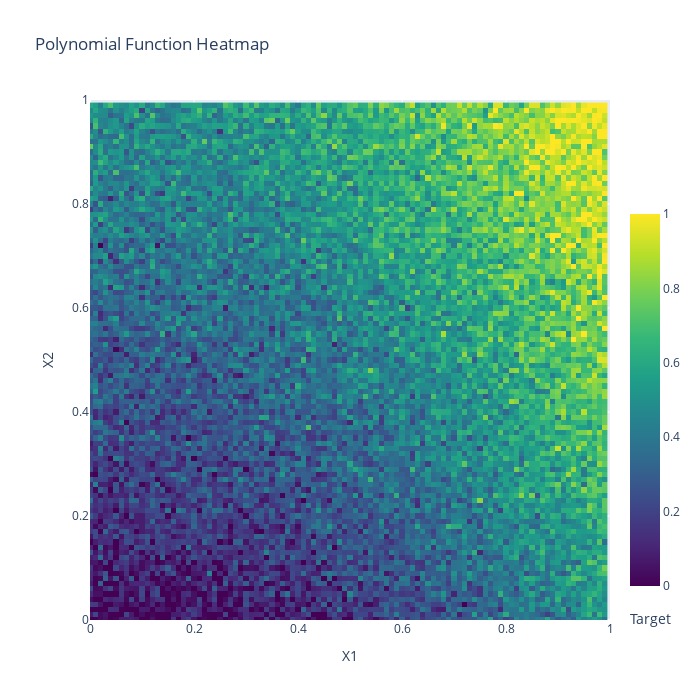

The cell this chart's notebook holds for it:
### Code cell
# Set input space
n_dim_X = 2
X_bounds = np.array([(0, 1)]*n_dim_X)

def polynomial_function_1d(X: np.ndarray) -> np.ndarray:
    return polynomial_function(X, 1)

# Plot heatmap
plot_heatmap(polynomial_function_1d, 'Polynomial Function', X_bounds)

### Figure 1 — Plotly figure (JSON) as saved in the notebook; plotly's stock layout.template omitted (floating-point values rounded to 4 significant figures; data arrays with more than 128 entries replaced by an {"elided": "..."} marker saying what was removed)
{"data": [{"colorbar": {"len": 0.8, "thickness": 30, "title": {"side": "bottom", "text": "Target"}, "x": 1, "xanchor": "left", "y": 0, "yanchor": "bottom"}, "colorscale": [[0, "#440154"], [0.1111, "#482878"], [0.2222, "#3e4989"], [0.3333, "#31688e"], [0.4444, "#26828e"], [0.5556, "#1f9e89"], [0.6667, "#35b779"], [0.7778, "#6ece58"], [0.8889, "#b5de2b"], [1, "#fde725"]], "type": "heatmap", "x": [0, 0.01, 0.02, 0.03, 0.04, 0.05, 0.06, 0.07, 0.08, 0.09, 0.1, 0.11, 0.12, 0.13, 0.14, 0.15, 0.16, 0.17, 0.18, 0.19, 0.2, 0.21, 0.22, 0.23, 0.24, 0.25, 0.26, 0.27, 0.28, 0.29, 0.3, 0.31, 0.32, 0.33, 0.34, 0.35, 0.36, 0.37, 0.38, 0.39, 0.4, 0.41, 0.42, 0.43, 0.44, 0.45, 0.46, 0.47, 0.48, 0.49, 0.5, 0.51, 0.52, 0.53, 0.54, 0.55, 0.56, 0.57, 0.58, 0.59, 0.6, 0.61, 0.62, 0.63, 0.64, 0.65, 0.66, 0.67, 0.68, 0.69, 0.7, 0.71, 0.72, 0.73, 0.74, 0.75, 0.76, 0.77, 0.78, 0.79, 0.8, 0.81, 0.82, 0.83, 0.84, 0.85, 0.86, 0.87, 0.88, 0.89, 0.9, 0.91, 0.92, 0.93, 0.94, 0.95, 0.96, 0.97, 0.98, 0.99], "y": [0, 0.01, 0.02, 0.03, 0.04, 0.05, 0.06, 0.07, 0.08, 0.09, 0.1, 0.11, 0.12, 0.13, 0.14, 0.15, 0.16, 0.17, 0.18, 0.19, 0.2, 0.21, 0.22, 0.23, 0.24, 0.25, 0.26, 0.27, 0.28, 0.29, 0.3, 0.31, 0.32, 0.33, 0.34, 0.35, 0.36, 0.37, 0.38, 0.39, 0.4, 0.41, 0.42, 0.43, 0.44, 0.45, 0.46, 0.47, 0.48, 0.49, 0.5, 0.51, 0.52, 0.53, 0.54, 0.55, 0.56, 0.57, 0.58, 0.59, 0.6, 0.61, 0.62, 0.63, 0.64, 0.65, 0.66, 0.67, 0.68, 0.69, 0.7, 0.71, 0.72, 0.73, 0.74, 0.75, 0.76, 0.77, 0.78, 0.79, 0.8, 0.81, 0.82, 0.83, 0.84, 0.85, 0.86, 0.87, 0.88, 0.89, 0.9, 0.91, 0.92, 0.93, 0.94, 0.95, 0.96, 0.97, 0.98, 0.99], "z": {"elided": "100x100 float values"}}], "layout": {"height": 700, "showlegend": true, "title": {"text": "Polynomial Function Heatmap"}, "width": 700, "xaxis": {"constrain": "domain", "range": [0, 1], "title": {"text": "X1"}}, "yaxis": {"constrain": "domain", "range": [0, 1], "scaleanchor": "x", "scaleratio": 1, "title": {"text": "X2"}}}}
